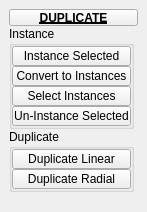
<?xml version="1.0" encoding="UTF-8"?>
<ui version="4.0">
 <class>QtUi</class>
 <widget class="QMainWindow" name="QtUi">
  <property name="geometry">
   <rect>
    <x>0</x>
    <y>0</y>
    <width>147</width>
    <height>212</height>
   </rect>
  </property>
  <property name="minimumSize">
   <size>
    <width>0</width>
    <height>0</height>
   </size>
  </property>
  <property name="maximumSize">
   <size>
    <width>999</width>
    <height>999</height>
   </size>
  </property>
  <property name="windowTitle">
   <string>Toolkit</string>
  </property>
  <property name="tabShape">
   <enum>QTabWidget::Triangular</enum>
  </property>
  <property name="dockNestingEnabled">
   <bool>true</bool>
  </property>
  <property name="dockOptions">
   <set>QMainWindow::AllowNestedDocks|QMainWindow::AllowTabbedDocks|QMainWindow::AnimatedDocks|QMainWindow::ForceTabbedDocks</set>
  </property>
  <property name="bnabled" stdset="0">
   <bool>true</bool>
  </property>
  <widget class="QWidget" name="main_widget">
   <property name="palette">
    <palette>
     <active>
      <colorrole role="Highlight">
       <brush brushstyle="SolidPattern">
        <color alpha="255">
         <red>168</red>
         <green>152</green>
         <blue>250</blue>
        </color>
       </brush>
      </colorrole>
     </active>
     <inactive>
      <colorrole role="Highlight">
       <brush brushstyle="SolidPattern">
        <color alpha="255">
         <red>168</red>
         <green>152</green>
         <blue>250</blue>
        </color>
       </brush>
      </colorrole>
     </inactive>
     <disabled>
      <colorrole role="Highlight">
       <brush brushstyle="SolidPattern">
        <color alpha="255">
         <red>168</red>
         <green>152</green>
         <blue>250</blue>
        </color>
       </brush>
      </colorrole>
     </disabled>
    </palette>
   </property>
   <layout class="QVBoxLayout" name="verticalLayout_2">
    <item>
     <layout class="QVBoxLayout" name="verticalLayout">
      <property name="spacing">
       <number>0</number>
      </property>
      <item>
       <widget class="PushButtonDraggable" name="draggable_header">
        <property name="minimumSize">
         <size>
          <width>19</width>
          <height>17</height>
         </size>
        </property>
        <property name="maximumSize">
         <size>
          <width>999</width>
          <height>17</height>
         </size>
        </property>
        <property name="font">
         <font>
          <weight>75</weight>
          <bold>true</bold>
          <underline>true</underline>
         </font>
        </property>
        <property name="text">
         <string>DUPLICATE</string>
        </property>
        <property name="checkable">
         <bool>true</bool>
        </property>
       </widget>
      </item>
      <item>
       <widget class="QGroupBox" name="groupBox_7">
        <property name="minimumSize">
         <size>
          <width>125</width>
          <height>0</height>
         </size>
        </property>
        <property name="maximumSize">
         <size>
          <width>125</width>
          <height>999</height>
         </size>
        </property>
        <property name="title">
         <string>Instance</string>
        </property>
        <layout class="QVBoxLayout" name="verticalLayout_3">
         <property name="spacing">
          <number>0</number>
         </property>
         <property name="leftMargin">
          <number>0</number>
         </property>
         <property name="topMargin">
          <number>0</number>
         </property>
         <property name="rightMargin">
          <number>0</number>
         </property>
         <property name="bottomMargin">
          <number>0</number>
         </property>
         <item>
          <widget class="QPushButton" name="b000">
           <property name="minimumSize">
            <size>
             <width>0</width>
             <height>20</height>
            </size>
           </property>
           <property name="maximumSize">
            <size>
             <width>999</width>
             <height>20</height>
            </size>
           </property>
           <property name="toolTip">
            <string>&lt;html&gt;&lt;head/&gt;&lt;body&gt;&lt;p&gt;Create instances of any selected objects.&lt;/p&gt;&lt;/body&gt;&lt;/html&gt;</string>
           </property>
           <property name="text">
            <string>Instance Selected</string>
           </property>
           <property name="iconSize">
            <size>
             <width>18</width>
             <height>18</height>
            </size>
           </property>
           <property name="autoDefault">
            <bool>false</bool>
           </property>
           <property name="default">
            <bool>false</bool>
           </property>
           <property name="flat">
            <bool>false</bool>
           </property>
           <property name="bnabled" stdset="0">
            <bool>true</bool>
           </property>
          </widget>
         </item>
         <item>
          <widget class="PushButton" name="tb000">
           <property name="minimumSize">
            <size>
             <width>0</width>
             <height>20</height>
            </size>
           </property>
           <property name="maximumSize">
            <size>
             <width>999</width>
             <height>20</height>
            </size>
           </property>
           <property name="toolTip">
            <string>&lt;html&gt;&lt;head/&gt;&lt;body&gt;&lt;p&gt;The first selected object will be instanced across all other selected objects.&lt;/p&gt;&lt;/body&gt;&lt;/html&gt;</string>
           </property>
           <property name="text">
            <string>Convert to Instances</string>
           </property>
           <property name="iconSize">
            <size>
             <width>18</width>
             <height>18</height>
            </size>
           </property>
           <property name="autoDefault">
            <bool>false</bool>
           </property>
           <property name="default">
            <bool>false</bool>
           </property>
           <property name="flat">
            <bool>false</bool>
           </property>
           <property name="bnabled" stdset="0">
            <bool>true</bool>
           </property>
          </widget>
         </item>
         <item>
          <widget class="QPushButton" name="b004">
           <property name="minimumSize">
            <size>
             <width>0</width>
             <height>20</height>
            </size>
           </property>
           <property name="maximumSize">
            <size>
             <width>999</width>
             <height>20</height>
            </size>
           </property>
           <property name="toolTip">
            <string>&lt;html&gt;&lt;head/&gt;&lt;body&gt;&lt;p&gt;Select objects that are an instance of the current selection.&lt;/p&gt;&lt;p&gt;If no user selection exists, function will select all instanced objects in the scene.&lt;/p&gt;&lt;/body&gt;&lt;/html&gt;</string>
           </property>
           <property name="text">
            <string>Select Instances</string>
           </property>
           <property name="iconSize">
            <size>
             <width>18</width>
             <height>18</height>
            </size>
           </property>
           <property name="autoDefault">
            <bool>false</bool>
           </property>
           <property name="default">
            <bool>false</bool>
           </property>
           <property name="flat">
            <bool>false</bool>
           </property>
           <property name="bnabled" stdset="0">
            <bool>true</bool>
           </property>
          </widget>
         </item>
         <item>
          <widget class="QPushButton" name="b005">
           <property name="minimumSize">
            <size>
             <width>0</width>
             <height>20</height>
            </size>
           </property>
           <property name="maximumSize">
            <size>
             <width>999</width>
             <height>20</height>
            </size>
           </property>
           <property name="toolTip">
            <string>Uninstance selected objects. (no selection is needed for 'all' flag)</string>
           </property>
           <property name="text">
            <string>Un-Instance Selected</string>
           </property>
           <property name="iconSize">
            <size>
             <width>18</width>
             <height>18</height>
            </size>
           </property>
           <property name="autoDefault">
            <bool>false</bool>
           </property>
           <property name="default">
            <bool>false</bool>
           </property>
           <property name="flat">
            <bool>false</bool>
           </property>
           <property name="bnabled" stdset="0">
            <bool>true</bool>
           </property>
          </widget>
         </item>
        </layout>
       </widget>
      </item>
      <item>
       <widget class="QGroupBox" name="groupBox_8">
        <property name="minimumSize">
         <size>
          <width>125</width>
          <height>0</height>
         </size>
        </property>
        <property name="maximumSize">
         <size>
          <width>125</width>
          <height>999</height>
         </size>
        </property>
        <property name="title">
         <string>Duplicate</string>
        </property>
        <layout class="QVBoxLayout" name="verticalLayout_6">
         <property name="spacing">
          <number>0</number>
         </property>
         <property name="leftMargin">
          <number>0</number>
         </property>
         <property name="topMargin">
          <number>0</number>
         </property>
         <property name="rightMargin">
          <number>0</number>
         </property>
         <property name="bottomMargin">
          <number>0</number>
         </property>
         <item>
          <widget class="QPushButton" name="b006">
           <property name="minimumSize">
            <size>
             <width>0</width>
             <height>20</height>
            </size>
           </property>
           <property name="maximumSize">
            <size>
             <width>999</width>
             <height>20</height>
            </size>
           </property>
           <property name="toolTip">
            <string>&lt;html&gt;&lt;head/&gt;&lt;body&gt;&lt;p&gt;Duplicate: create array&lt;/p&gt;&lt;/body&gt;&lt;/html&gt;</string>
           </property>
           <property name="text">
            <string>Duplicate Linear</string>
           </property>
           <property name="iconSize">
            <size>
             <width>18</width>
             <height>18</height>
            </size>
           </property>
           <property name="autoDefault">
            <bool>false</bool>
           </property>
           <property name="default">
            <bool>false</bool>
           </property>
           <property name="flat">
            <bool>false</bool>
           </property>
           <property name="bnabled" stdset="0">
            <bool>true</bool>
           </property>
          </widget>
         </item>
         <item>
          <widget class="QPushButton" name="b007">
           <property name="minimumSize">
            <size>
             <width>0</width>
             <height>20</height>
            </size>
           </property>
           <property name="maximumSize">
            <size>
             <width>999</width>
             <height>20</height>
            </size>
           </property>
           <property name="toolTip">
            <string>&lt;html&gt;&lt;head/&gt;&lt;body&gt;&lt;p&gt;Radial Array: create array&lt;/p&gt;&lt;/body&gt;&lt;/html&gt;</string>
           </property>
           <property name="text">
            <string>Duplicate Radial</string>
           </property>
           <property name="iconSize">
            <size>
             <width>18</width>
             <height>18</height>
            </size>
           </property>
           <property name="autoDefault">
            <bool>false</bool>
           </property>
           <property name="default">
            <bool>false</bool>
           </property>
           <property name="flat">
            <bool>false</bool>
           </property>
           <property name="bnabled" stdset="0">
            <bool>true</bool>
           </property>
          </widget>
         </item>
        </layout>
       </widget>
      </item>
      <item>
       <spacer name="verticalSpacer_2">
        <property name="orientation">
         <enum>Qt::Vertical</enum>
        </property>
        <property name="sizeHint" stdset="0">
         <size>
          <width>20</width>
          <height>40</height>
         </size>
        </property>
       </spacer>
      </item>
     </layout>
    </item>
   </layout>
  </widget>
 </widget>
 <customwidgets>
  <customwidget>
   <class>PushButtonDraggable</class>
   <extends>QPushButton</extends>
   <header>widgets.pushbuttondraggable.h</header>
  </customwidget>
  <customwidget>
   <class>PushButton</class>
   <extends>QPushButton</extends>
   <header>widgets.pushbutton.h</header>
  </customwidget>
 </customwidgets>
 <resources/>
 <connections/>
 <designerdata>
  <property name="gridDeltaX">
   <number>5</number>
  </property>
  <property name="gridDeltaY">
   <number>5</number>
  </property>
  <property name="gridSnapX">
   <bool>true</bool>
  </property>
  <property name="gridSnapY">
   <bool>true</bool>
  </property>
  <property name="gridVisible">
   <bool>true</bool>
  </property>
 </designerdata>
</ui>
